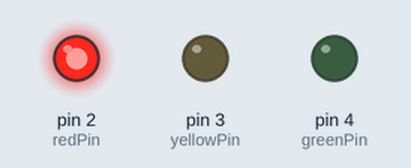
The sketch below on a simulated Arduino Uno, built with avr-gcc and run on an emulated ATmega328P. Parts: output pins drawn as LEDs (lit = HIGH).

Above: at 1.0 s.
At 2.5 s:
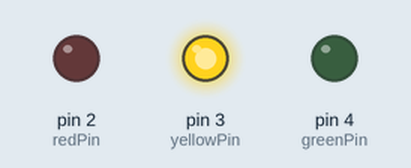
At 4.0 s:
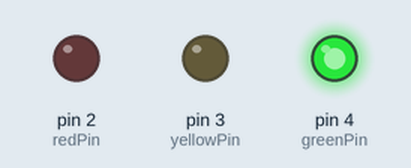
Timing chart, 0 to 6.5 s (numbered marks = the images above):
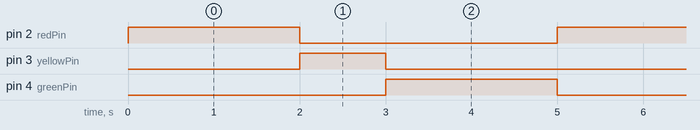

The sketch:

SemaforoArduino.ino
```cpp
const int redPin = 2;
const int yellowPin = 3;
const int greenPin = 4;

void setup() {
    pinMode(redPin, OUTPUT);
    pinMode(yellowPin, OUTPUT);
    pinMode(greenPin, OUTPUT);
}

void loop() {
    digitalWrite(redPin, HIGH);
    delay(2000);
    digitalWrite(redPin, LOW);

    digitalWrite(yellowPin, HIGH);
    delay(1000);
    digitalWrite(yellowPin, LOW);

    digitalWrite(greenPin, HIGH);
    delay(2000);
    digitalWrite(greenPin, LOW);
}
```

Measured:
- by itself, pin 2 (redPin), pin 4 (greenPin): alternates HIGH for 2.0 s and LOW for 3.0 s
- by itself, pin 3 (yellowPin): alternates HIGH for 1.0 s and LOW for 4.0 s
- by itself, everything shown: repeats every 5.0 s, in 4 steps
